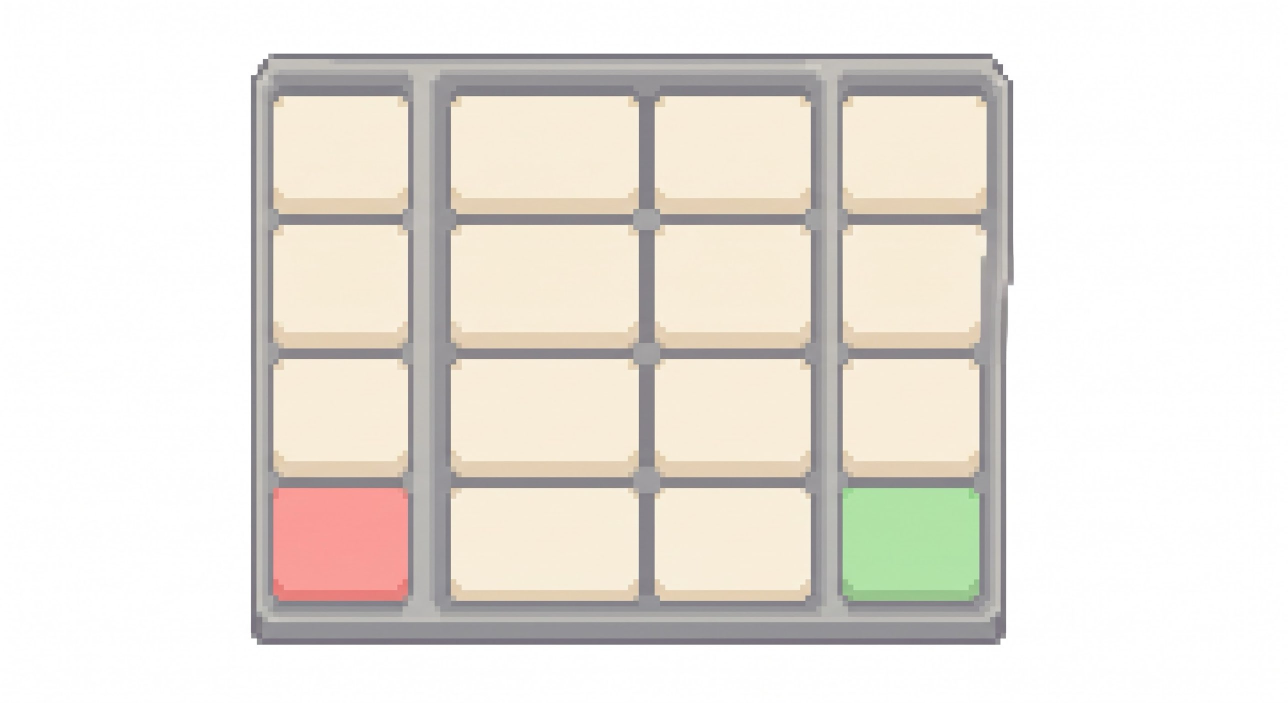
#> input picture kit/bil-tasti.jpg, 2576 x 1405 px, found by its file name (shown at 1/2 size)
$ python tasti.py
#> lines starting #> are read from the running program, lines starting #| are printed output that depends on the picture; after the words box and inside, x2 and y2 are one past the last pixel; in counts of white or black regions, pixels touching at a corner belong together
# L'AI non riesce a fare un tastierino 3x4 regolare: prendo un tasto crema, il rosso e il verde
# da kit/bil-tasti.jpg e compongo io la griglia 3x4 con cornice grigia -> bil-keypad.png. Stampa la posizione dei tasti in %.
import json, numpy as np
from PIL import Image, ImageDraw
im = Image.open('kit/bil-tasti.jpg').convert('RGB'); a = np.asarray(im).astype(int); r, g, b = a[..., 0], a[..., 1], a[..., 2]
#> further down, im is the input picture: PIL image 2576x1405 RGB; mean R, G, B 232.9, 228.1, 221.4
#> after `r, g, b = (a[..., 0], a[..., 1], a[..., 2])`:
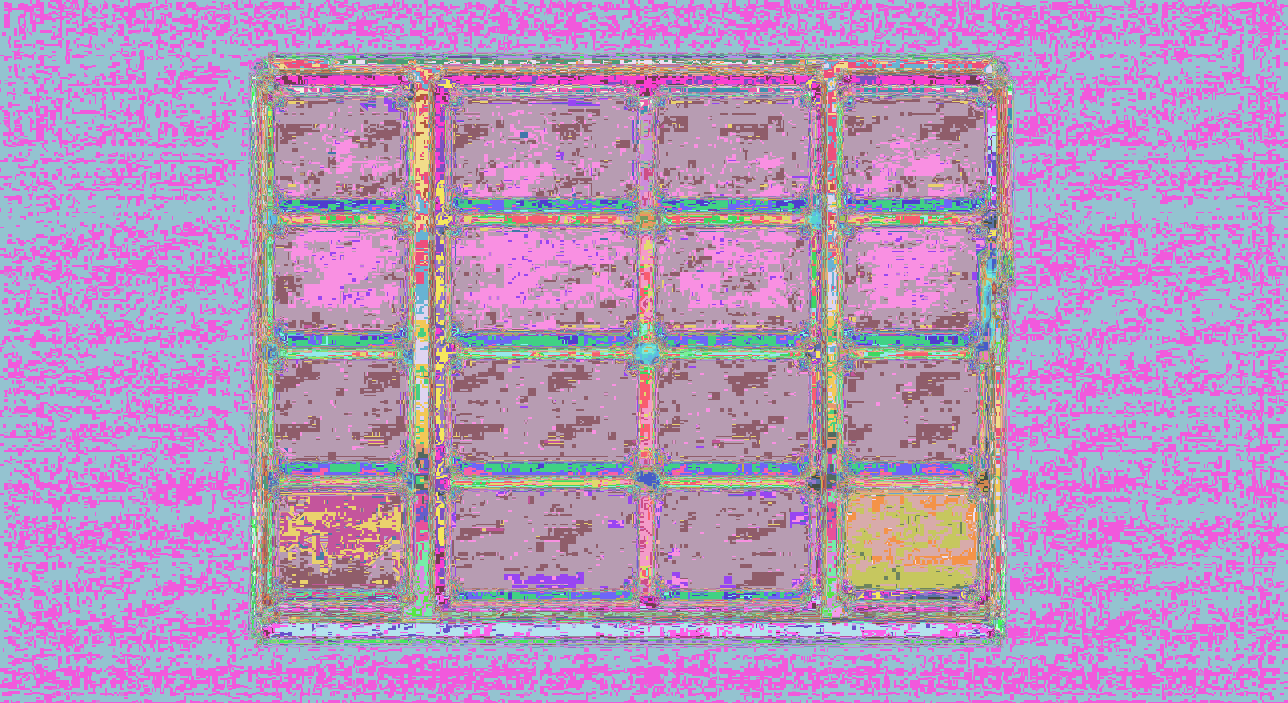
#> r: shape (1405, 2576) int64 (shown at 1/2 size); 147 distinct labels, from 109 to 255; one colour per label, 0 black
#> after `r, g, b = (a[..., 0], a[..., 1], a[..., 2])`:
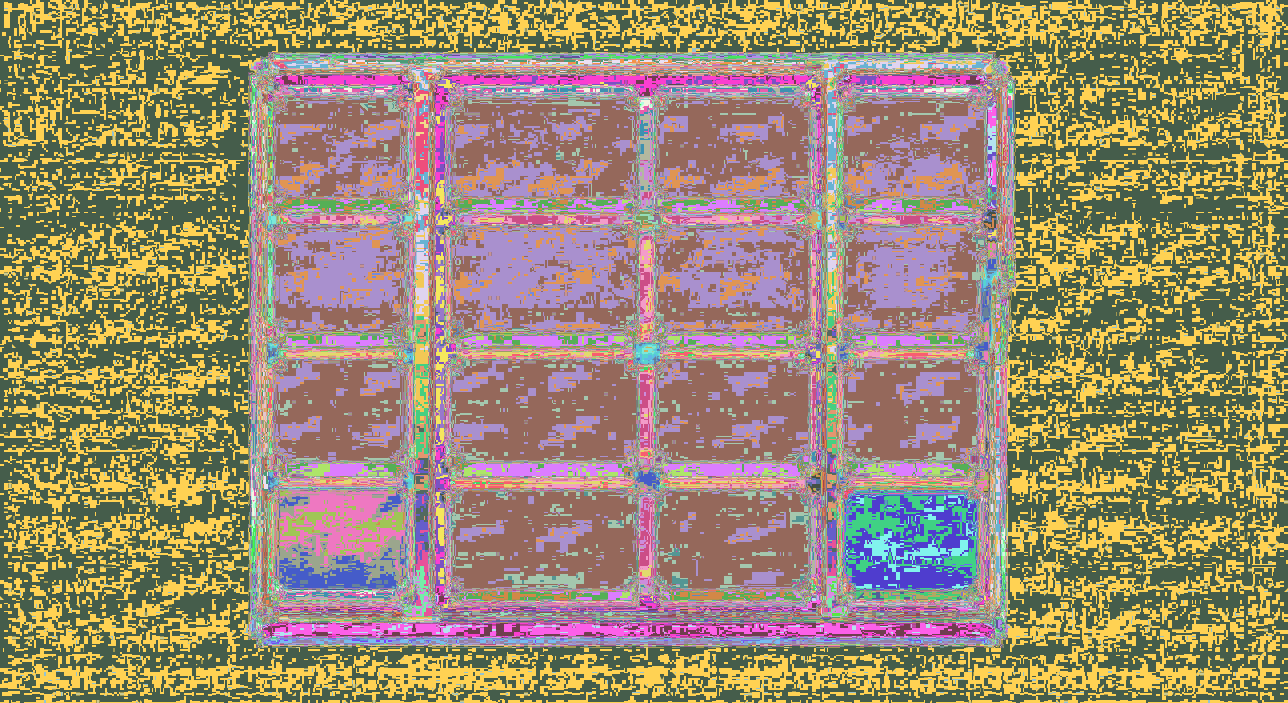
#> g: shape (1405, 2576) int64 (shown at 1/2 size); 149 distinct labels, from 107 to 255; one colour per label, 0 black
#> after `r, g, b = (a[..., 0], a[..., 1], a[..., 2])`:
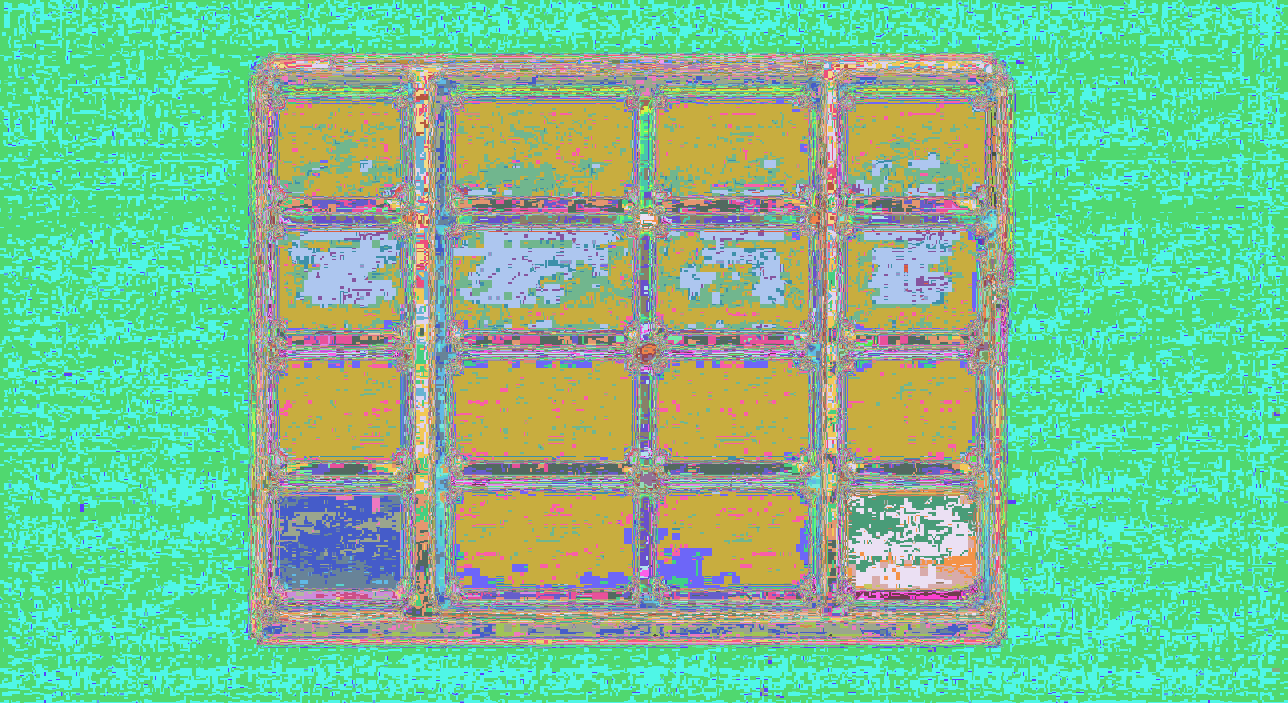
#> b: shape (1405, 2576) int64 (shown at 1/2 size); 153 distinct labels, from 101 to 255; one colour per label, 0 black
def bbox(m):
    ys, xs = np.where(m); return xs.min(), ys.min(), xs.max() + 1, ys.max() + 1
#> after `ys, xs = np.where(m)`:
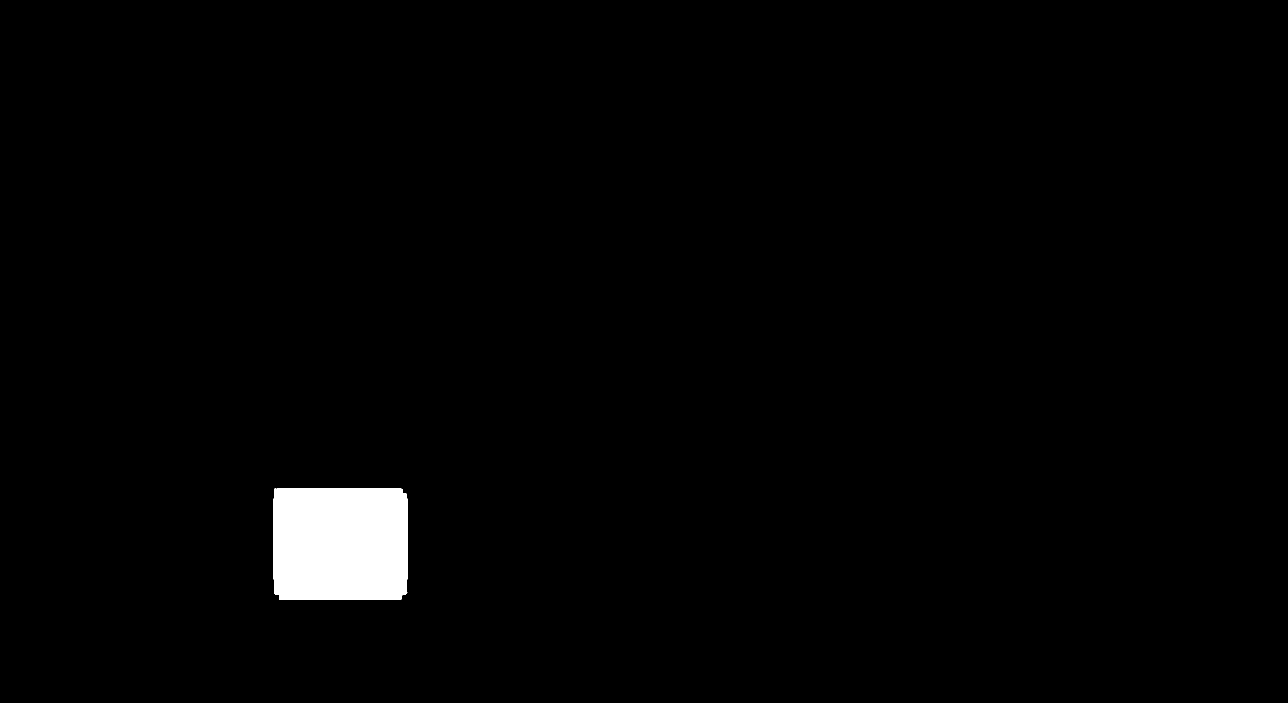
#> m: shape (1405, 2576) bool (shown at 1/2 size); 1.6% white; 1 white region, box (x1, y1, x2, y2) and area: (547, 976, 816, 1200) 59356
red = bbox((r > 220) & (g < 175) & (b < 175)); green = bbox((g > 200) & (r < 195) & (b < 180))
#> after `red = bbox((r > 220) & (g < 175) & (b < 175))`: red = (547, 976, 816, 1200)
#> in bbox (call 2), `ys, xs = np.where(m)`: m: shape (1405, 2576) bool; 1.5% white; 19 white regions (16 under 20 px), largest, box (x1, y1, x2, y2) and area: (1686, 976, 1959, 1197) 54840, (1958, 1024, 1959, 1077) 53, (1958, 1089, 1959, 1112) 23
#> after `green = bbox((g > 200) & (r < 195) & (b < 180))`: green = (1686, 976, 1959, 1199)
cream = (r > 225) & (g > 210) & (b > 180) & (r - b > 12) & (r - b < 70)
#> cream: shape (1405, 2576) bool; 24.8% white; 375 white regions (334 under 20 px), largest, box (x1, y1, x2, y2) and area: (902, 450, 1277, 675) 79669, (902, 718, 1277, 927) 75681, (902, 976, 1277, 1181) 75387
# tasto crema in alto nella colonna del rosso
x0, _, x1, _ = red; col = cream[:, x0 + 5:x1 - 5].mean(1) > .5; ys = np.where(col)[0]
#> after `x0, _, x1, _ = red`: x0 = 547; x1 = 816
#> after `ys = np.where(col)[0]`: ys = 624 values from 193 to 922
y0 = ys[0]; y1 = y0
#> after `y0 = ys[0]`: y0 = 193
#> after `y1 = y0`: y1 = 193
while col[y1]: y1 += 1
#> after the loop, y1 = 397
cr = (x0, y0, x1, y1 + 14)  # +14: il bordino scuro sotto il tasto
#> cr = (547, 193, 816, 411)
kw, kh = red[2] - red[0], red[3] - red[1]
#> kw = 269; kh = 224
keys = {k: im.crop(bx).resize((kw, kh), Image.NEAREST) for k, bx in [('c', cr), ('r', red), ('g', green)]}
#> keys = 3 items
gap, m = 24, 40; W, H = 3 * kw + 2 * gap + 2 * m, 4 * kh + 3 * gap + 2 * m
#> after `W, H = (3 * kw + 2 * gap + 2 * m, 4 * kh + 3 * gap + 2 * m)`: W = 935; H = 1048
out = Image.new('RGBA', (W, H), (0, 0, 0, 0)); d = ImageDraw.Draw(out)
#> after `out = Image.new('RGBA', (W, H), (0, 0, 0, 0))`: out: PIL image 935x1048 RGBA; every value is 0
d.rounded_rectangle((0, 0, W - 1, H - 1), 26, fill=(120, 118, 128)); d.rounded_rectangle((8, 8, W - 9, H - 15), 20, fill=(178, 176, 180))
d.rounded_rectangle((m - 10, m - 10, W - m + 9, H - m + 9), 12, fill=(138, 136, 146))
pos = []
for i in range(12):
    c, rw = i % 3, i // 3; x, y = m + c * (kw + gap), m + rw * (kh + gap)
    out.paste(keys['r' if i == 9 else 'g' if i == 11 else 'c'], (x, y))
    pos.append([round(x / W * 100, 1), round(y / H * 100, 1), round(kw / W * 100, 1), round(kh / H * 100, 1)])
#> this loop made 12 passes
#> (x, y) on passes 1 to 12: (40, 40), (333, 40), (626, 40), (40, 288), (333, 288), (626, 288), (40, 536), (333, 536), (626, 536), (40, 784), (333, 784), (626, 784)
#> after the loop, pos = 12 items, first 6: [4.3, 3.8, 28.8, 21.4], [35.6, 3.8, 28.8, 21.4], [67, 3.8, 28.8, 21.4], [4.3, 27.5, 28.8, 21.4], [35.6, 27.5, 28.8, 21.4], [67, 27.5, 28.8, 21.4]
out = out.resize((600, round(H * 600 / W)), Image.NEAREST); out.save('bil-keypad.png', optimize=True)
#> after `out = out.resize((600, round(H * 600 / W)), Image.NEAREST)`:
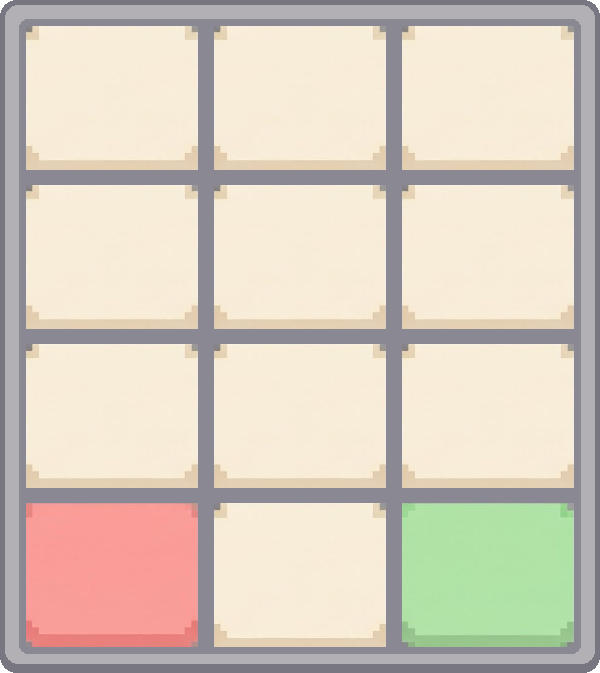
#> out: PIL image 600x673 RGBA; mean R, G, B, A 215.4, 204.8, 190.5, 254.8; transparent parts drawn white
print(json.dumps({'size': out.size, 'keys': pos}))
#> (printed output is left out)

$ run again, with kit/bil-sfondo.jpg copied over kit/bil-tasti.jpg
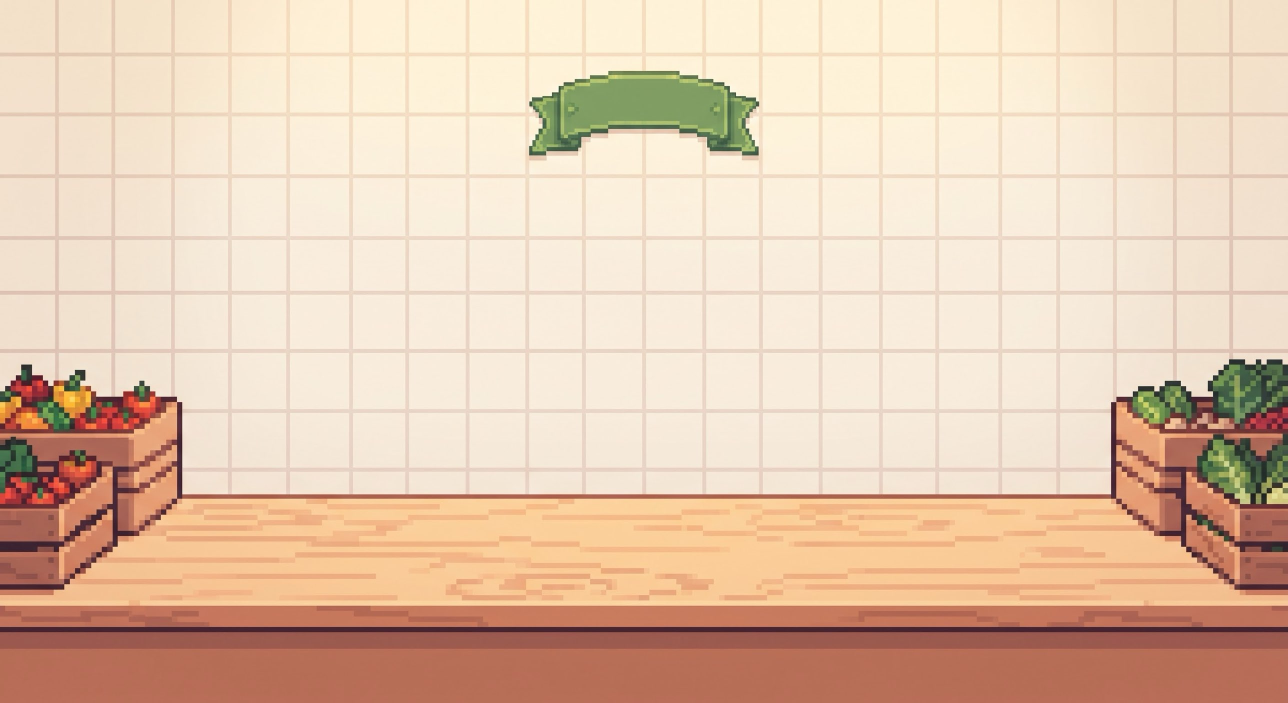
#> input picture kit/bil-sfondo.jpg, 2576 x 1405 px, found by its file name (shown at 1/2 size)
#> im is the input picture: PIL image 2576x1405 RGB; mean R, G, B 227.4, 198.5, 174.5
#> in bbox, `ys, xs = np.where(m)`:
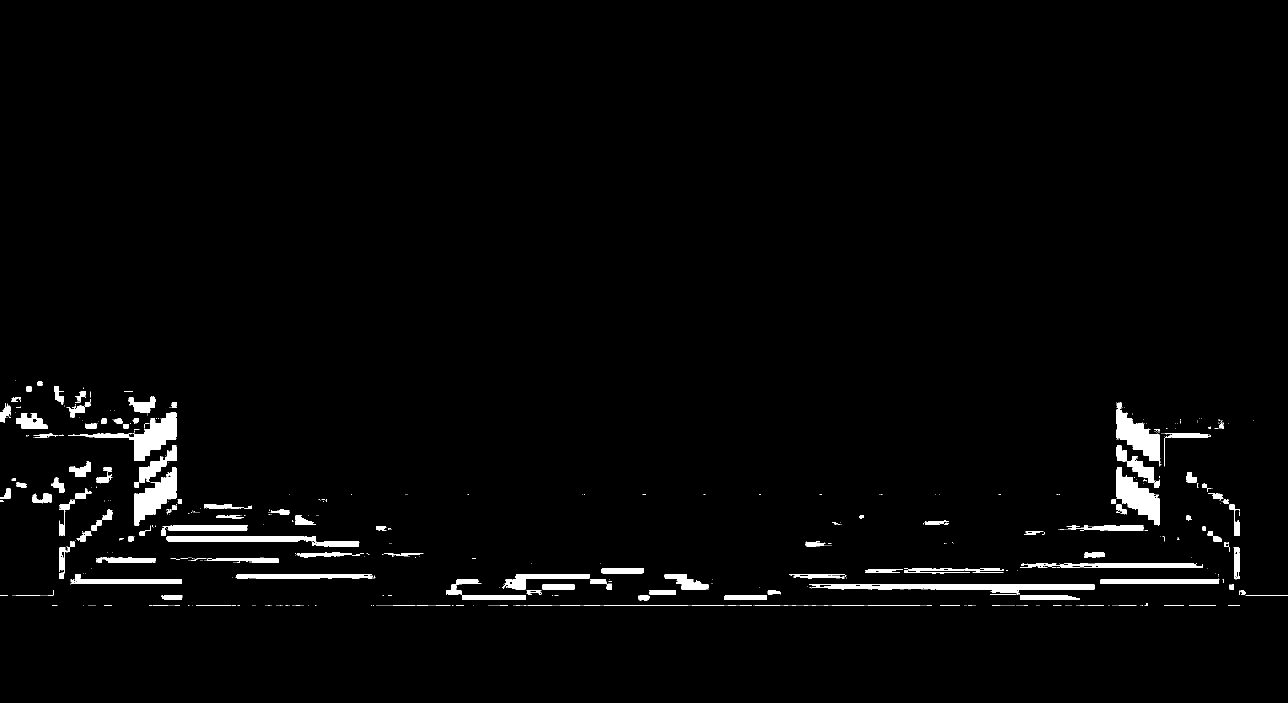
#> m: shape (1405, 2576) bool (shown at 1/2 size); 2.2% white; 798 white regions (656 under 20 px), largest, box (x1, y1, x2, y2) and area: (136, 825, 354, 922) 5334, (1618, 1169, 2189, 1186) 5261, (2233, 934, 2319, 1051) 4745
#> red = (0, 760, 2576, 1212)
#> m: shape (1405, 2576) bool; 0.02% white in thin lines or dots, all inside (x1, y1, x2, y2) = (149, 150, 2490, 1003)
#> green = (149, 150, 2490, 1003)
#> cream: shape (1405, 2576) bool; 61.7% white; 1034 black regions (912 under 20 px), largest, box (x1, y1, x2, y2) and area: (0, 0, 2576, 1405) 1315937, (1057, 141, 1519, 321) 56904, (1112, 929, 1291, 943) 795
#> x0 = 0; x1 = 2576
#> `ys = np.where(col)[0]`: ys = 971 values from 0 to 987
#> y0 = 0
#> after the loop `while col[y1]: y1 += 1`: y1 = 582
#> cr = (0, 0, 2576, 596)
#> kw = 2576; kh = 452
#> keys = 3 items
#> W = 7856; H = 1960
#> the loop `for i in range(12):` made 12 passes
#> (x, y) on passes 1 to 8: (40, 40), (2640, 40), (5240, 40), (40, 516), (2640, 516), (5240, 516), (40, 992), (2640, 992)
#> after the loop `for i in range(12):`: pos = 12 items, first 6: [0.5, 2, 32.8, 23.1], [33.6, 2, 32.8, 23.1], [66.7, 2, 32.8, 23.1], [0.5, 26.3, 32.8, 23.1], [33.6, 26.3, 32.8, 23.1], [66.7, 26.3, 32.8, 23.1]
#> `out = out.resize((600, round(H * 600 / W)), Image.NEAREST)`:
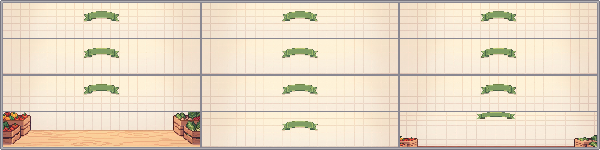
#> out: PIL image 600x150 RGBA; mean R, G, B, A 232.7, 218.2, 198, 255; transparent parts drawn white
#> (printed output is left out)
